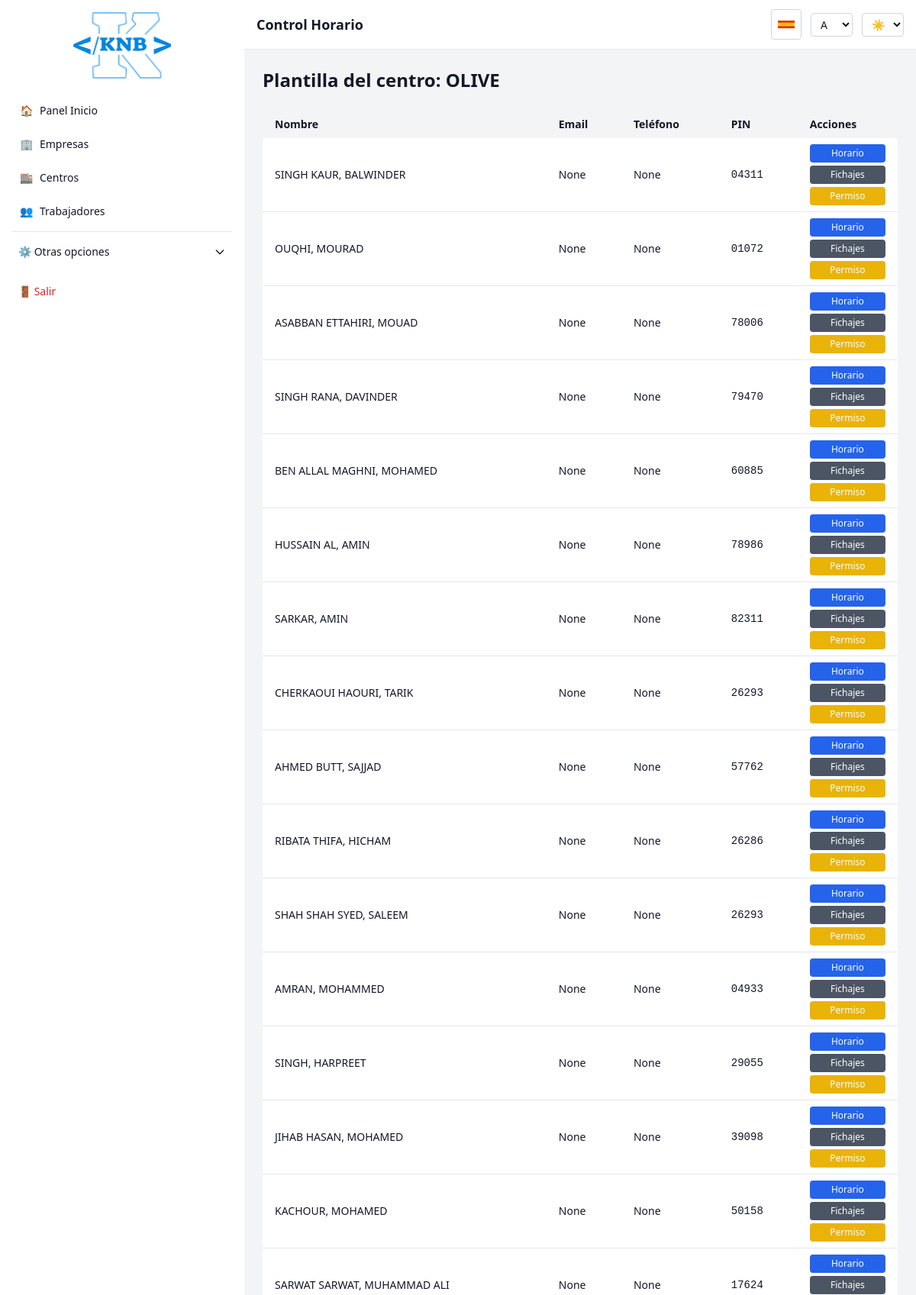
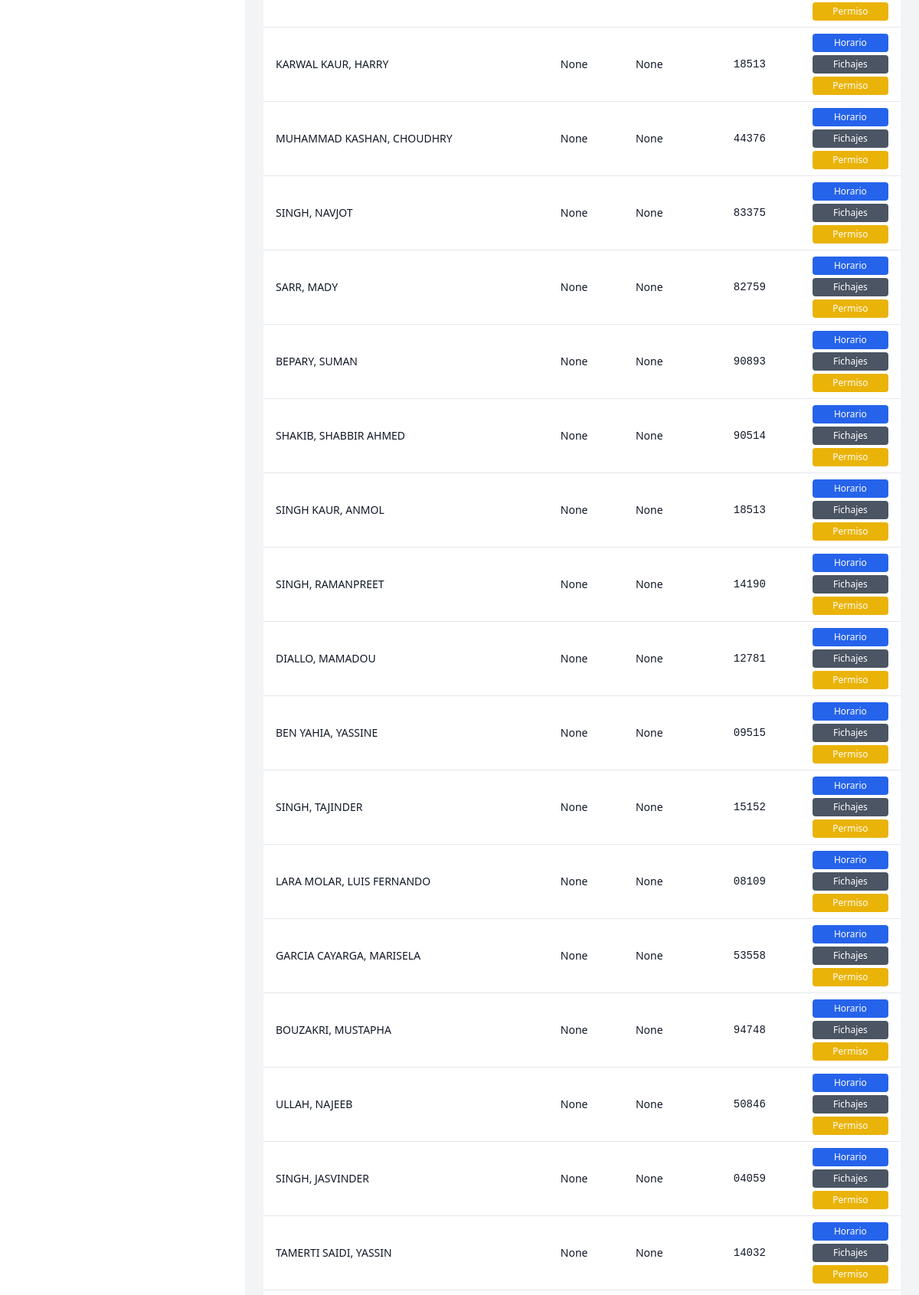
The page /centros/3/plantilla (signed in, upper part) on the database its author committed (2 pictures, top to bottom).
### app/models.py (models this page shows)
class Centro(db.Model):
    id = db.Column(db.Integer, primary_key=True)
    nombre = db.Column(db.String(120), nullable=False)
    empresa_id = db.Column(db.Integer, db.ForeignKey('empresa.id'), nullable=False)
    activo = db.Column(db.Boolean, default=True)
    email = db.Column(db.String(120))
    telefono = db.Column(db.String(30))
    direccion = db.Column(db.String(255))
    codigo_postal = db.Column(db.String(10))
    ccc = db.Column(db.String(50))
    cif = db.Column(db.String(50))
    responsable = db.Column(db.String(120))
    sector = db.Column(db.String(50))
    fecha_creacion = db.Column(db.DateTime, default=datetime.utcnow)
    empresa = db.relationship('Empresa', back_populates='centros')

class Trabajador(db.Model):
    id = db.Column(db.Integer, primary_key=True)
    nombre = db.Column(db.String(100), nullable=False)
    email = db.Column(db.String(120))
    telefono = db.Column(db.String(20))
    dni = db.Column(db.String(20), nullable=False)
    pin = db.Column(db.String(5), nullable=False)
    centro_id = db.Column(db.Integer, db.ForeignKey('centro.id'), nullable=True)
    activo = db.Column(db.Boolean, default=True)
    rol = db.Column(db.String(20), default='trabajador')
    nass = db.Column(db.String(20))
    nacionalidad = db.Column(db.String(60))
    genero = db.Column(db.String(10))
    iban = db.Column(db.String(34))
    cursos_asociados = db.relationship('TrabajadorCurso', back_populates='trabajador', cascade="all, delete-orphan")
    centro = db.relationship(
        'Centro',
        backref=db.backref('trabajadores', lazy='joined'),
        lazy='joined'
    )
    fichajes = db.relationship(
        'Fichaje',
        backref='trabajador',
        lazy=True,
        cascade='all, delete-orphan',
        passive_deletes=True
    )
    vacaciones = db.relationship(
        'Vacacion',
        backref='trabajador',
        lazy=True,
        cascade='all, delete-orphan',
        passive_deletes=True
    )
    horarios = db.relationship(
        'Horario',
        backref='trabajador',
        lazy=True,
        cascade='all, delete-orphan',
        passive_deletes=True
    )

### app/routes/centros.py (the view)
@bp.route('/<int:centro_id>/plantilla')
@login_required
def ver_plantilla(centro_id):
    centro = Centro.query.get_or_404(centro_id)
    trabajadores = Trabajador.query.filter_by(centro_id=centro.id, activo=True).all()
    return render_template('plantilla_centro.html', centro=centro, trabajadores=trabajadores)

### templates/plantilla_centro.html (shortened to what this page needs)
{% extends 'base.html' %}
{% block content %}
<h2 class="text-2xl font-semibold mb-6">Plantilla del centro: {{ centro.nombre }}</h2>
<div class="overflow-x-auto">
    <table class="min-w-full bg-white dark:bg-gray-800 rounded shadow text-sm">
        <thead class="bg-gray-100 dark:bg-gray-700">
            <tr>
                <th class="px-4 py-2 text-left">Nombre</th>
                <th class="px-4 py-2 text-left">Email</th>
                <th class="px-4 py-2 text-left">Teléfono</th>
                <th class="px-4 py-2 text-left">PIN</th>
                <th class="px-4 py-2 text-left">Acciones</th>
            </tr>
        </thead>
        <tbody class="divide-y divide-gray-200 dark:divide-gray-700">
            {% for t in trabajadores %}
            <tr>
                <td class="px-4 py-2">{{ t.nombre }}</td>
                <td class="px-4 py-2">{{ t.email }}</td>
                <td class="px-4 py-2">{{ t.telefono }}</td>
                <td class="px-4 py-2 font-mono">{{ t.pin }}</td>
                <td class="px-4 py-2 space-y-1">
                    <a href="{{ url_for('horarios.gestionar_horario', trabajador_id=t.id) }}"
                        class="block bg-blue-600 hover:bg-blue-700 text-white px-2 py-1 rounded text-xs text-center">Horario</a>
                    <a href="{{ url_for('fichajes.historial_fichajes', trabajador_id=t.id) }}"
                        class="block bg-gray-600 hover:bg-gray-700 text-white px-2 py-1 rounded text-xs text-center">Fichajes</a>
                    <a href="{{ url_for('permisos.nuevo_permiso', trabajador_id=t.id) }}"
                        class="block bg-yellow-500 hover:bg-yellow-600 text-white px-2 py-1 rounded text-xs text-center">Permiso</a>
                </td>
            </tr>
            {% else %}
            <tr>
                <td colspan="5" class="px-4 py-4 text-center text-gray-500">
                    No hay trabajadores activos en este centro.
                </td>
            </tr>
            {% endfor %}
        </tbody>
    </table>
</div>
{% endblock %}

### rows shown on the page
Centro: nombre "OLIVE"
Trabajador: nombre "SINGH KAUR, BALWINDER", email "None", telefono "None", pin "04311"
Trabajador: nombre "OUQHI, MOURAD", email "None", telefono "None", pin "01072"
Trabajador: nombre "ASABBAN ETTAHIRI, MOUAD", email "None", telefono "None", pin "78006"
Trabajador: nombre "SINGH RANA, DAVINDER", email "None", telefono "None", pin "79470"
Trabajador: nombre "BEN ALLAL MAGHNI, MOHAMED", email "None", telefono "None", pin "60885"
Trabajador: nombre "HUSSAIN AL, AMIN", email "None", telefono "None", pin "78986"
Trabajador: nombre "SARKAR, AMIN", email "None", telefono "None", pin "82311"
Trabajador: nombre "CHERKAOUI HAOURI, TARIK", email "None", telefono "None", pin "26293"
Trabajador: nombre "AHMED BUTT, SAJJAD", email "None", telefono "None", pin "57762"
Trabajador: nombre "RIBATA THIFA, HICHAM", email "None", telefono "None", pin "26286"
Trabajador: nombre "SHAH SHAH SYED, SALEEM", email "None", telefono "None", pin "26293"
Trabajador: nombre "AMRAN, MOHAMMED", email "None", telefono "None", pin "04933"
Trabajador: nombre "SINGH, HARPREET", email "None", telefono "None", pin "29055"
Trabajador: nombre "JIHAB HASAN, MOHAMED", email "None", telefono "None", pin "39098"
Trabajador: nombre "KACHOUR, MOHAMED", email "None", telefono "None", pin "50158"
Trabajador: nombre "SARWAT SARWAT, MUHAMMAD ALI", email "None", telefono "None", pin "17624"
Trabajador: nombre "KARWAL KAUR, HARRY", email "None", telefono "None", pin "18513"
Trabajador: nombre "MUHAMMAD KASHAN, CHOUDHRY", email "None", telefono "None", pin "44376"
Trabajador: nombre "SINGH, NAVJOT", email "None", telefono "None", pin "83375"
Trabajador: nombre "SARR, MADY", email "None", telefono "None", pin "82759"
Trabajador: nombre "BEPARY, SUMAN", email "None", telefono "None", pin "90893"
Trabajador: nombre "SHAKIB, SHABBIR AHMED", email "None", telefono "None", pin "90514"
Trabajador: nombre "SINGH KAUR, ANMOL", email "None", telefono "None", pin "18513"
Trabajador: nombre "SINGH, RAMANPREET", email "None", telefono "None", pin "14190"
Trabajador: nombre "DIALLO, MAMADOU", email "None", telefono "None", pin "12781"
Trabajador: nombre "BEN YAHIA, YASSINE", email "None", telefono "None", pin "09515"
Trabajador: nombre "SINGH, TAJINDER", email "None", telefono "None", pin "15152"
Trabajador: nombre "LARA MOLAR, LUIS FERNANDO", email "None", telefono "None", pin "08109"
Trabajador: nombre "GARCIA CAYARGA, MARISELA", email "None", telefono "None", pin "53558"
Trabajador: nombre "BOUZAKRI, MUSTAPHA", email "None", telefono "None", pin "94748"
Trabajador: nombre "ULLAH, NAJEEB", email "None", telefono "None", pin "50846"
Trabajador: nombre "SINGH, JASVINDER", email "None", telefono "None", pin "04059"
Trabajador: nombre "TAMERTI SAIDI, YASSIN", email "None", telefono "None", pin "14032"
